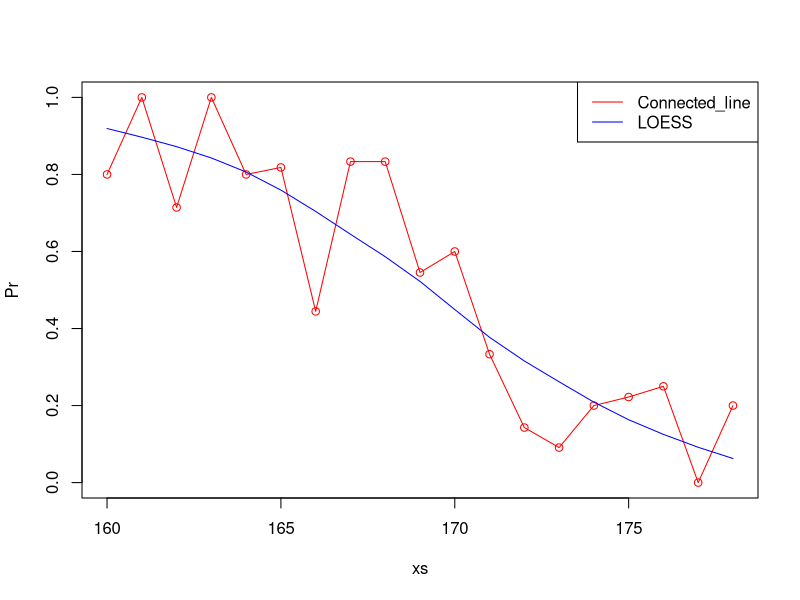

R code for this plot:
## ---- chunk 1
n = 10000                    # sample_size
N = 250                      # reduced_sample_size
set.seed(1)
men = rnorm(n,176,7) 
women = rnorm(n,162,7) 
y = c(rep(0,n),rep(1,n))
x = round(c(men,women))
set.seed(5)
ind = sample(length(y),N)    # random ordering
Y = y[ind]
X = x[ind]

height_lo <- loess(Y ~ X)
predict(height_lo, data.frame(X = 168))

xs = seq(160,178)
Pr =sapply(xs,function(x0) mean(Y[X==x0]))
plot(xs, Pr, type = c('o'), col='red')
fitted=predict(height_lo,newdata=data.frame(X=xs))
lines(xs,fitted,col='blue')
legend("topright", legend = c("Connected_line", "LOESS"), 
       col=c("red", "blue"), lty= 1)
